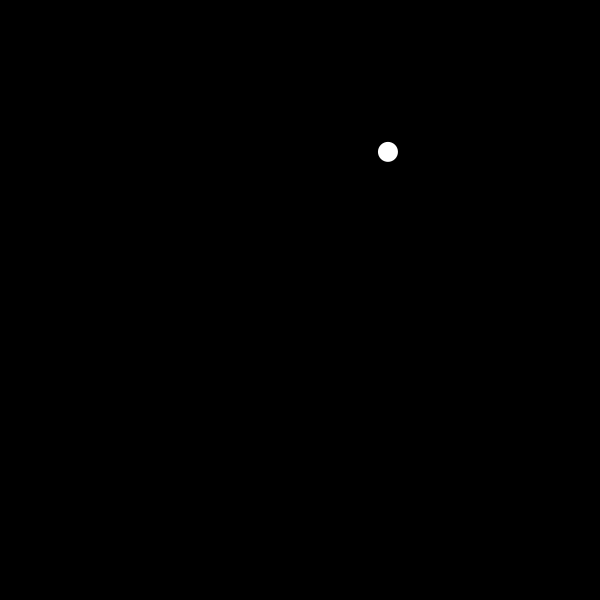
Frame 1 (no input)
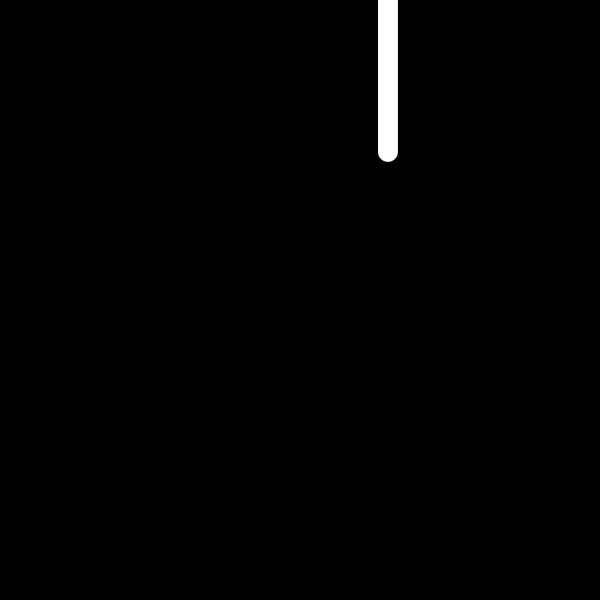
Frame 60 (the mouse pressed at the canvas centre just before this capture)
Frame 120 (the mouse held since frame 60 and released just before this capture): identical to frame 60, image omitted

The Processing sketch that drew these frames (run headless with seeded random() and noise(); from frame 60 on, the mouse is pressed at the canvas centre):

// Processing sketch: live_code_control_circle
// ── live_code_control_circle.pde
float speed = 4;

boolean up;
boolean down;
boolean left;
boolean right;

float x;
float y;


void setup() {
  size(600, 600);
  
  up = true;
  down = false;
  left = false;
  right = false;
  
  x = random(0, width);
  y = random(0, height);
  
  background(0);
  fill(255);
  noStroke();
}

void draw() {
  if (up) {
    y -= speed; // y = y - speed;
  } else if (down) {
    y += speed;
  }
  
  circle(x, y, 20);
}

void keyPressed() {
  if (key == 'w') {
    up = true;
  } else if (key == 's') {
    down = true;
  }
}

void keyReleased() {
  if (key == 'w') {
    up = false;
  } else if (key == 's') {
    down = false;
  }
}
